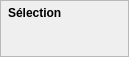
<?xml version="1.0" encoding="UTF-8"?>
<ui version="4.0">
 <class>InfoPanel_selection</class>
 <widget class="QWidget" name="InfoPanel_selection">
  <property name="geometry">
   <rect>
    <x>0</x>
    <y>0</y>
    <width>129</width>
    <height>57</height>
   </rect>
  </property>
  <property name="windowTitle">
   <string>Form</string>
  </property>
  <widget class="QFrame" name="Frame">
   <property name="geometry">
    <rect>
     <x>0</x>
     <y>0</y>
     <width>129</width>
     <height>57</height>
    </rect>
   </property>
   <property name="frameShape">
    <enum>QFrame::StyledPanel</enum>
   </property>
   <property name="frameShadow">
    <enum>QFrame::Raised</enum>
   </property>
   <widget class="QLabel" name="label_position">
    <property name="geometry">
     <rect>
      <x>8</x>
      <y>4</y>
      <width>73</width>
      <height>17</height>
     </rect>
    </property>
    <property name="autoFillBackground">
     <bool>false</bool>
    </property>
    <property name="styleSheet">
     <string notr="true">font: 75 10pt &quot;Calibri&quot;;
font-weight: bold;</string>
    </property>
    <property name="text">
     <string>Sélection</string>
    </property>
   </widget>
  </widget>
 </widget>
 <resources/>
 <connections/>
</ui>
